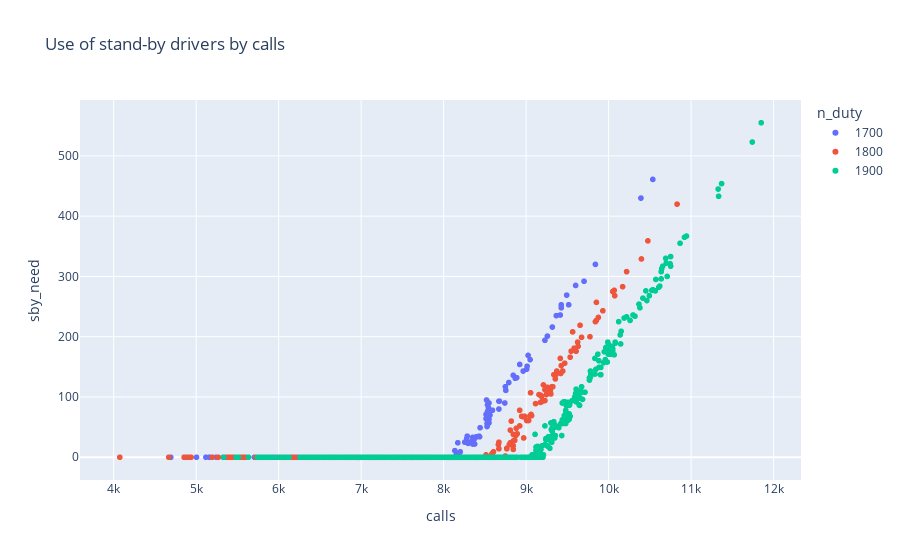

Here is the notebook cell this chart was saved with:
### Code cell
# Discovery of Relu relationship made in d-tale but simple to reproduce with plotly
df_plot = df
df["n_duty"] = df["n_duty"].astype(str)
fig = px.scatter(df_plot, x="calls", y="sby_need", color="n_duty",
                 title="Use of stand-by drivers by calls")

fig.show()
fig.write_image('calls_sby.pdf')

fig = px.scatter(df_plot, x="calls", y="dafted", color="n_duty",
                 title="Dafted drivers by calls")

fig.show()
fig.write_image('calls_dafted.pdf')

### Figure 1 — Plotly figure (JSON) as saved in the notebook; plotly's stock layout.template omitted (floating-point values rounded to 4 significant figures; data arrays with more than 128 entries replaced by an {"elided": "..."} marker saying what was removed)
{"data": [{"hovertemplate": "n_duty=1700<br>calls=%{x}<br>sby_need=%{y}<extra></extra>", "legendgroup": "1700", "marker": {"color": "#636efa", "symbol": "circle"}, "mode": "markers", "name": "1700", "showlegend": true, "type": "scattergl", "x": {"elided": "275 int values"}, "xaxis": "x", "y": {"elided": "275 int values"}, "yaxis": "y"}, {"hovertemplate": "n_duty=1800<br>calls=%{x}<br>sby_need=%{y}<extra></extra>", "legendgroup": "1800", "marker": {"color": "#EF553B", "symbol": "circle"}, "mode": "markers", "name": "1800", "showlegend": true, "type": "scattergl", "x": {"elided": "365 int values"}, "xaxis": "x", "y": {"elided": "365 int values"}, "yaxis": "y"}, {"hovertemplate": "n_duty=1900<br>calls=%{x}<br>sby_need=%{y}<extra></extra>", "legendgroup": "1900", "marker": {"color": "#00cc96", "symbol": "circle"}, "mode": "markers", "name": "1900", "showlegend": true, "type": "scattergl", "x": {"elided": "512 int values"}, "xaxis": "x", "y": {"elided": "512 int values"}, "yaxis": "y"}], "layout": {"legend": {"title": {"text": "n_duty"}, "tracegroupgap": 0}, "title": {"text": "Use of stand-by drivers by calls"}, "xaxis": {"anchor": "y", "domain": [0, 1], "title": {"text": "calls"}}, "yaxis": {"anchor": "x", "domain": [0, 1], "title": {"text": "sby_need"}}}}
